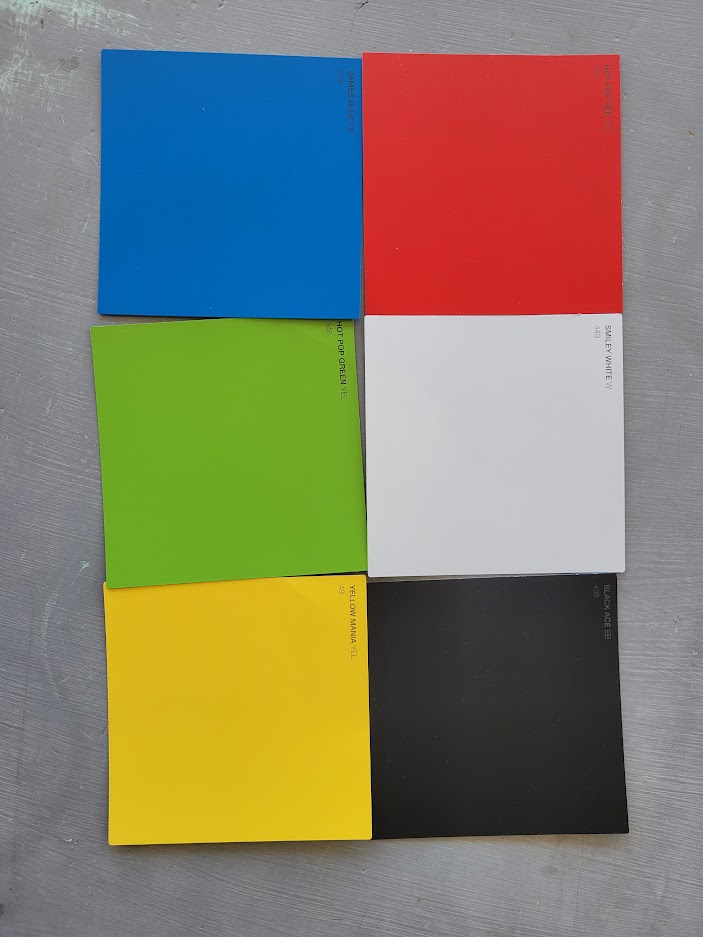
#> input picture images/20230307_112544.jpg, 703 x 937 px, given in place of the camera
$ python main.py
#> lines starting #> are read from the running program, lines starting #| are printed output that depends on the picture
import numpy as np
import cv2 as cv

# // Open camera
# // Get image feed
cap = cv.VideoCapture(0)
if not cap.isOpened():
    print("Cannot open camera")
    exit()

zeros = np.zeros([480,640], dtype="uint8")
while True:
    # Capture frame-by-frame
    ret, frame = cap.read()
#> frame is the input picture: shape (937, 703, 3); mean B, G, R 107.3, 127.4, 131.5
    # if frame is read correctly ret is True
    if not ret:
        print("Can't receive frame (stream end?). Exiting ...")
        break
    # Our operations on the frame come here
    gray = cv.cvtColor(frame, cv.COLOR_BGR2GRAY)
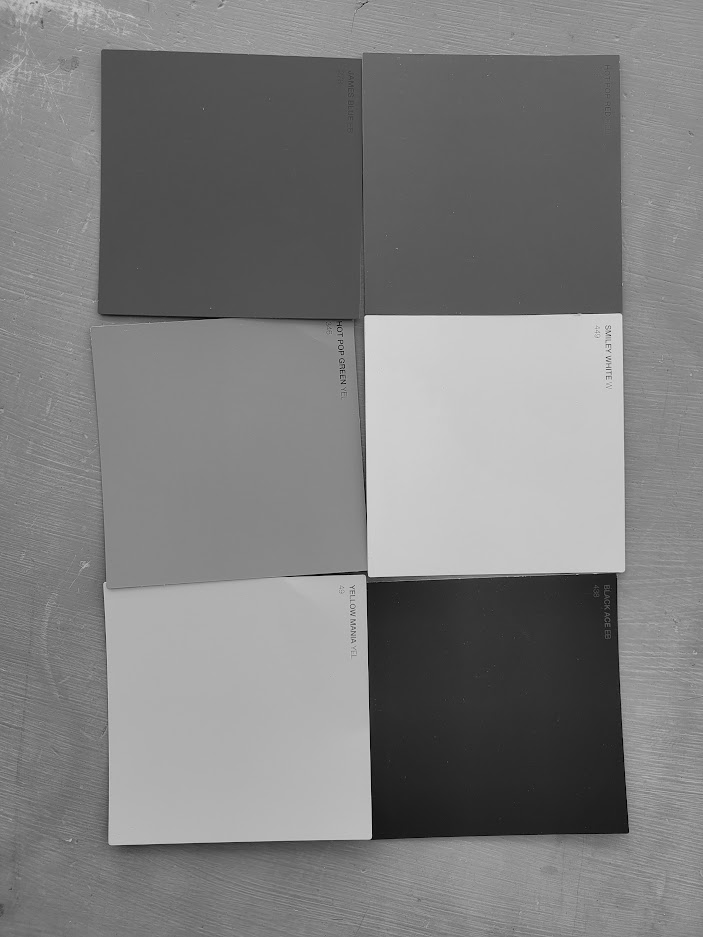
#> gray: shape (937, 703); min 0, max 228, mean 126.3
    (B,G,R) = cv.split(frame)
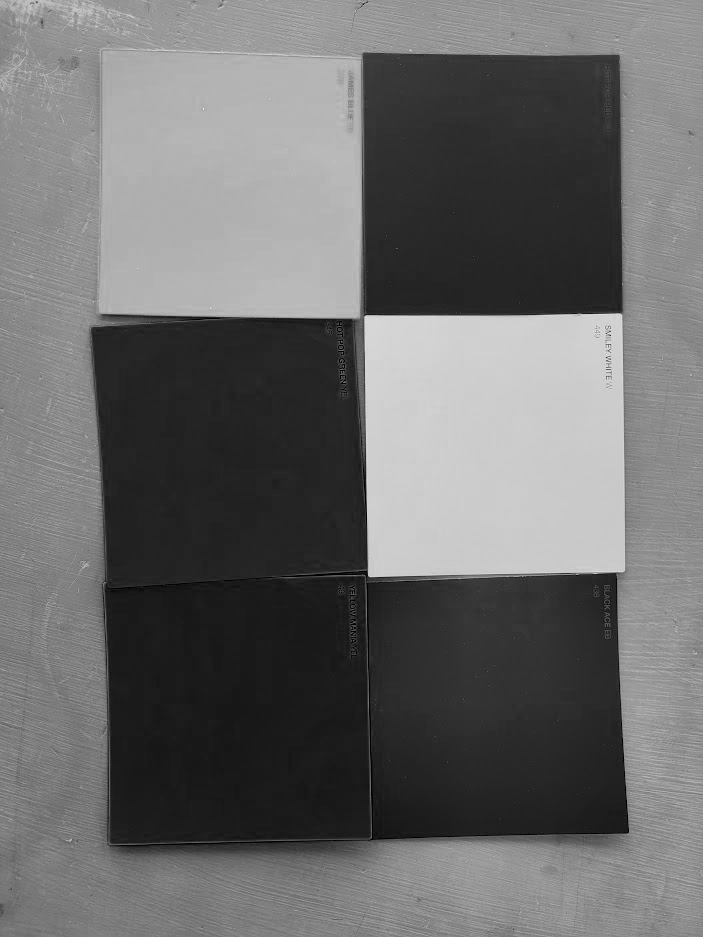
#> B: shape (937, 703); min 0, max 237, mean 107.3
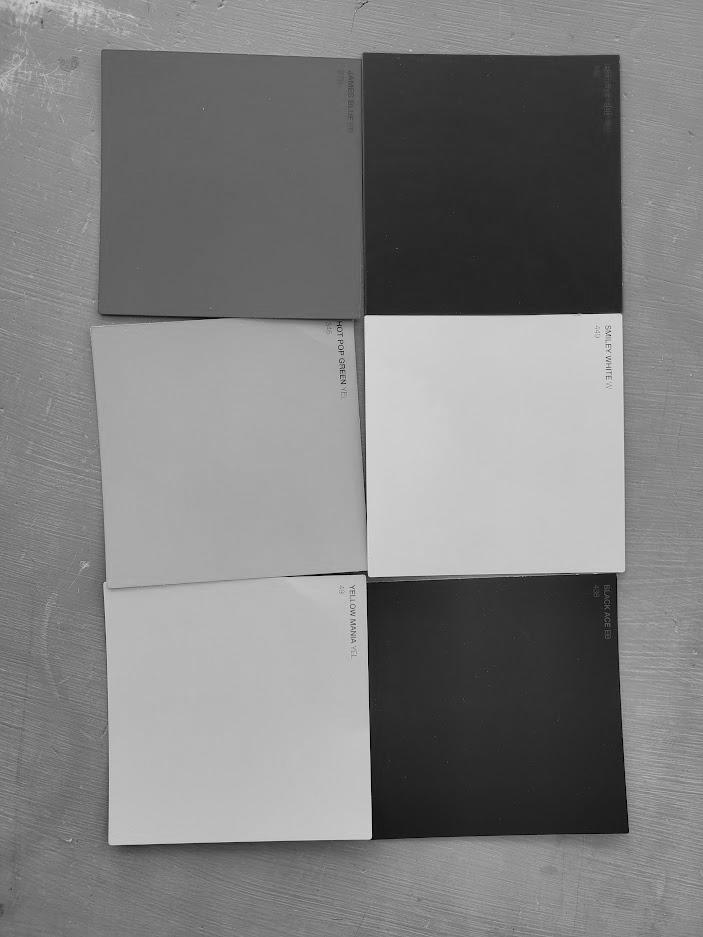
#> G: shape (937, 703); min 0, max 228, mean 127.4
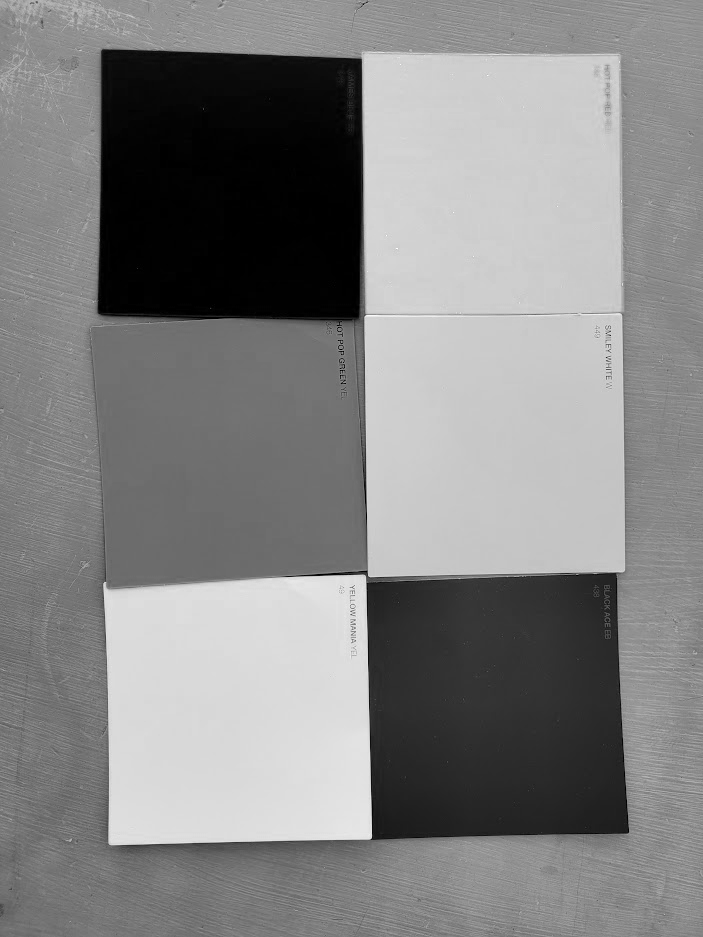
#> R: shape (937, 703); min 0, max 255, mean 131.5
    #print(G.size())
    # Display the resulting frame
    cv.imshow('frame', gray)
#> (the run stopped early here; a loop or call above may not have finished)
